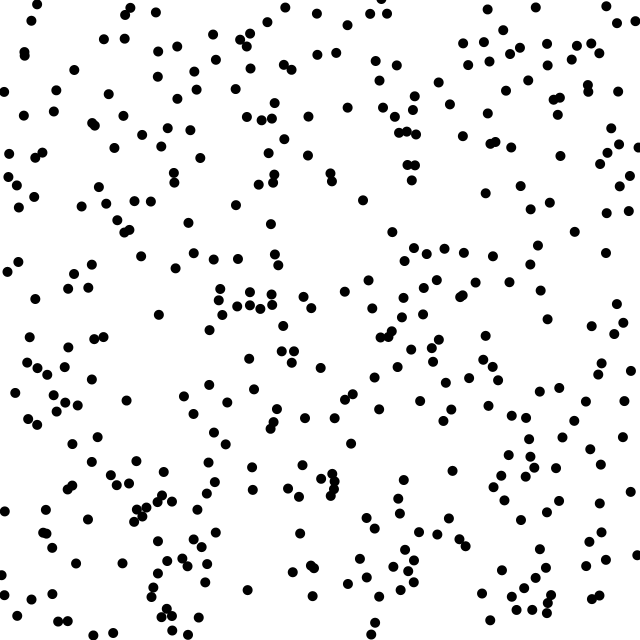
Frame 1 (no input)
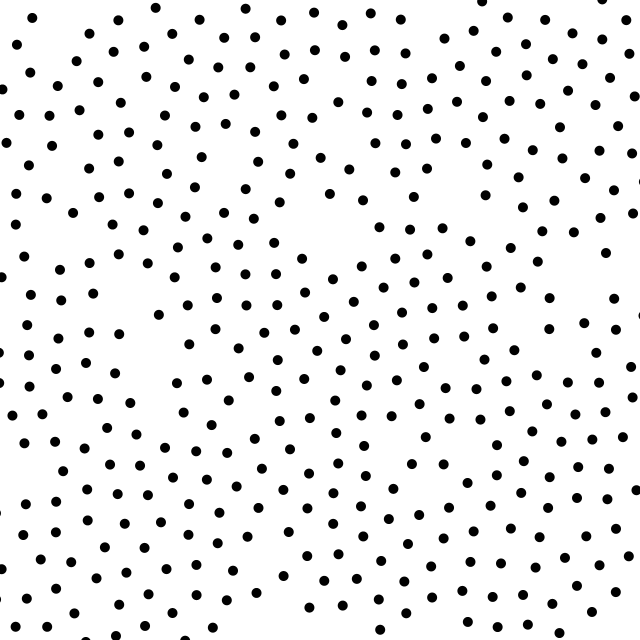
Frame 60 (the mouse pressed at the canvas centre just before this capture)
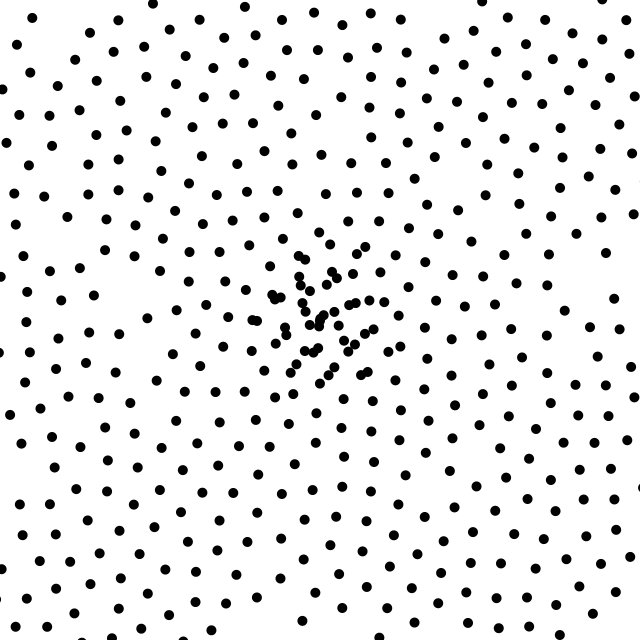
Frame 120 (the mouse held since frame 60 and released just before this capture)

The Processing sketch that drew these frames (run headless with seeded random() and noise(); from frame 60 on, the mouse is pressed at the canvas centre):

// Processing sketch: nodes00
// ── nodes00.pde
ArrayList<Node> base;
boolean mouseClicked;
void setup() {
  size(640, 640);
  base = new ArrayList<Node>();
  for (int i = 0; i < 400; i++) {
    base.add(new Node(null, random(width), random(height)));
  }
}

void draw() {
  println(frameRate, base.size());
  background(255);
  for (int i = 0; i < base.size (); i++) {
    Node n = base.get(i);
    n.update();
  }
  if (mousePressed) {
    base.add(new Node(null, mouseX, mouseY));
  }
  mouseClicked = false;
}

void mousePressed() {
  mouseClicked = true;
}


// ── Node.pde
class Node {
  ArrayList<Node> nodes;
  boolean drag;
  float x, y, s; 
  Node parent;
  Node(Node parent, float x, float y) {
    this.parent = parent;
    this.x = x;
    this.y = y;
    s = 10;
    if (parent != null)
      parent.addNode(this);
  }

  void update() {
    if (mouseClicked) {
      if (dist(mouseX, mouseY, x, y) < s*0.5) {
        drag = true;
      }
    }
    if (!mousePressed) {
      drag = false;
    }
    if (drag) {
      x = mouseX;
      y = mouseY;
    } else {
      PVector force = new PVector(0, 0);
      float dis;
      float dx, dy;
      for (int i = 0; i < base.size (); i++) {
        Node n = base.get(i);
        dis = dist(x, y, n.x, n.y);
        if (n != this && dis < 30) {
          dx = (n.x-x)/dis;
          dy = (n.y-y)/dis;
          force.add(dx, dy, 0);
        }
      }

      x -= force.x;
      y -= force.y;
    }

    show();
  }

  void show() {
    noStroke();
    fill(0);
    ellipse(x, y, s, s);
  }

  void addNode(Node n) {
    nodes.add(n);
  }
}
